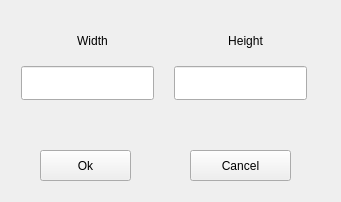
<?xml version="1.0" encoding="UTF-8"?>
<ui version="4.0">
 <class>SceneResizeBox</class>
 <widget class="QDialog" name="SceneResizeBox">
  <property name="geometry">
   <rect>
    <x>0</x>
    <y>0</y>
    <width>341</width>
    <height>202</height>
   </rect>
  </property>
  <property name="windowTitle">
   <string>Dialog</string>
  </property>
  <widget class="QLineEdit" name="widthTxt">
   <property name="geometry">
    <rect>
     <x>21</x>
     <y>66</y>
     <width>133</width>
     <height>34</height>
    </rect>
   </property>
   <property name="minimumSize">
    <size>
     <width>0</width>
     <height>34</height>
    </size>
   </property>
  </widget>
  <widget class="QLineEdit" name="heightTxt">
   <property name="geometry">
    <rect>
     <x>174</x>
     <y>66</y>
     <width>133</width>
     <height>34</height>
    </rect>
   </property>
   <property name="minimumSize">
    <size>
     <width>0</width>
     <height>34</height>
    </size>
   </property>
  </widget>
  <widget class="QLabel" name="label">
   <property name="geometry">
    <rect>
     <x>27</x>
     <y>30</y>
     <width>131</width>
     <height>21</height>
    </rect>
   </property>
   <property name="minimumSize">
    <size>
     <width>27</width>
     <height>16</height>
    </size>
   </property>
   <property name="text">
    <string>Width</string>
   </property>
   <property name="alignment">
    <set>Qt::AlignCenter</set>
   </property>
  </widget>
  <widget class="QLabel" name="label_2">
   <property name="geometry">
    <rect>
     <x>180</x>
     <y>30</y>
     <width>131</width>
     <height>21</height>
    </rect>
   </property>
   <property name="minimumSize">
    <size>
     <width>27</width>
     <height>16</height>
    </size>
   </property>
   <property name="text">
    <string>Height</string>
   </property>
   <property name="alignment">
    <set>Qt::AlignCenter</set>
   </property>
  </widget>
  <widget class="QPushButton" name="pushButton">
   <property name="geometry">
    <rect>
     <x>40</x>
     <y>150</y>
     <width>91</width>
     <height>31</height>
    </rect>
   </property>
   <property name="focusPolicy">
    <enum>Qt::NoFocus</enum>
   </property>
   <property name="text">
    <string>Ok</string>
   </property>
  </widget>
  <widget class="QPushButton" name="pushButton_2">
   <property name="geometry">
    <rect>
     <x>190</x>
     <y>150</y>
     <width>101</width>
     <height>31</height>
    </rect>
   </property>
   <property name="focusPolicy">
    <enum>Qt::NoFocus</enum>
   </property>
   <property name="text">
    <string>Cancel</string>
   </property>
  </widget>
 </widget>
 <resources/>
 <connections/>
</ui>
